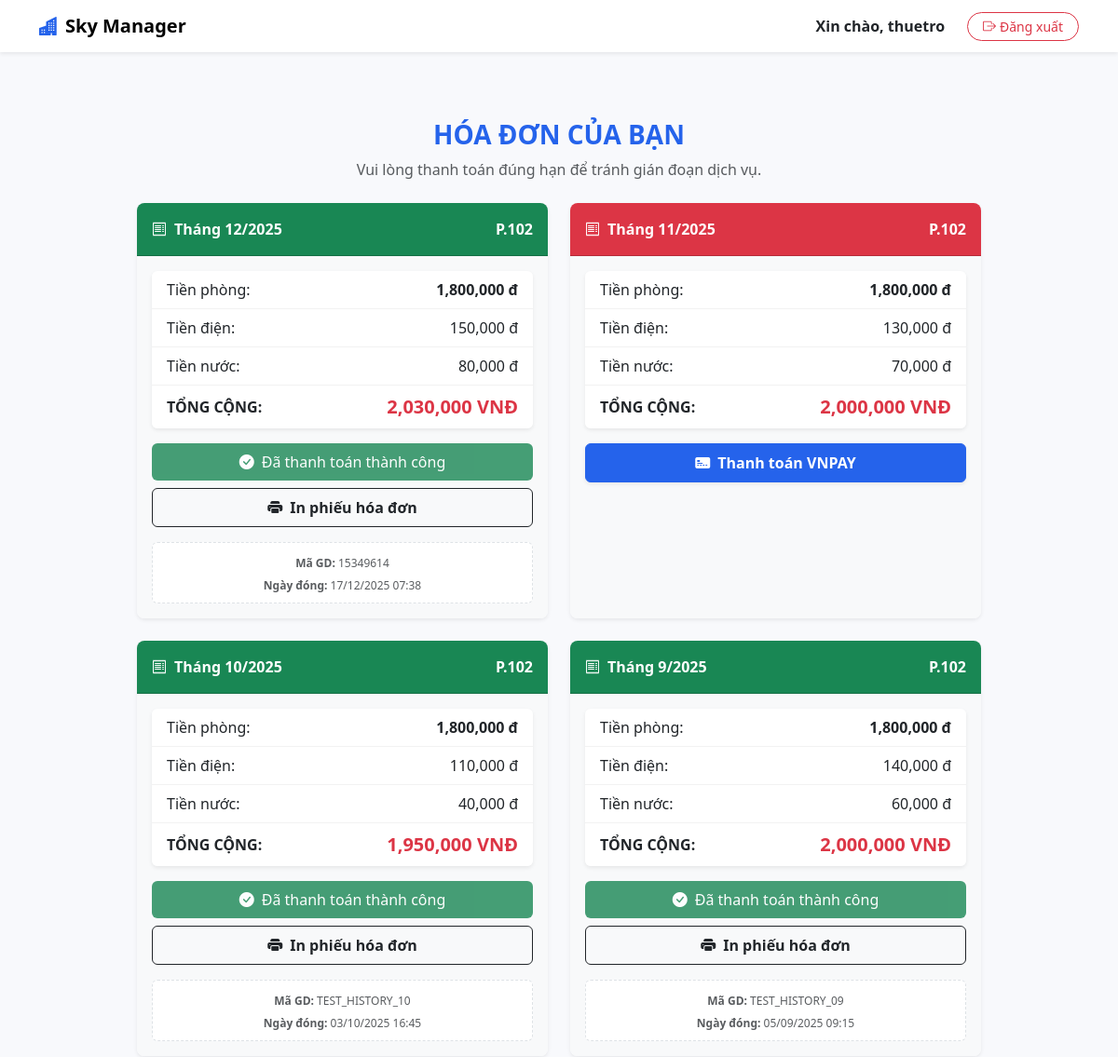
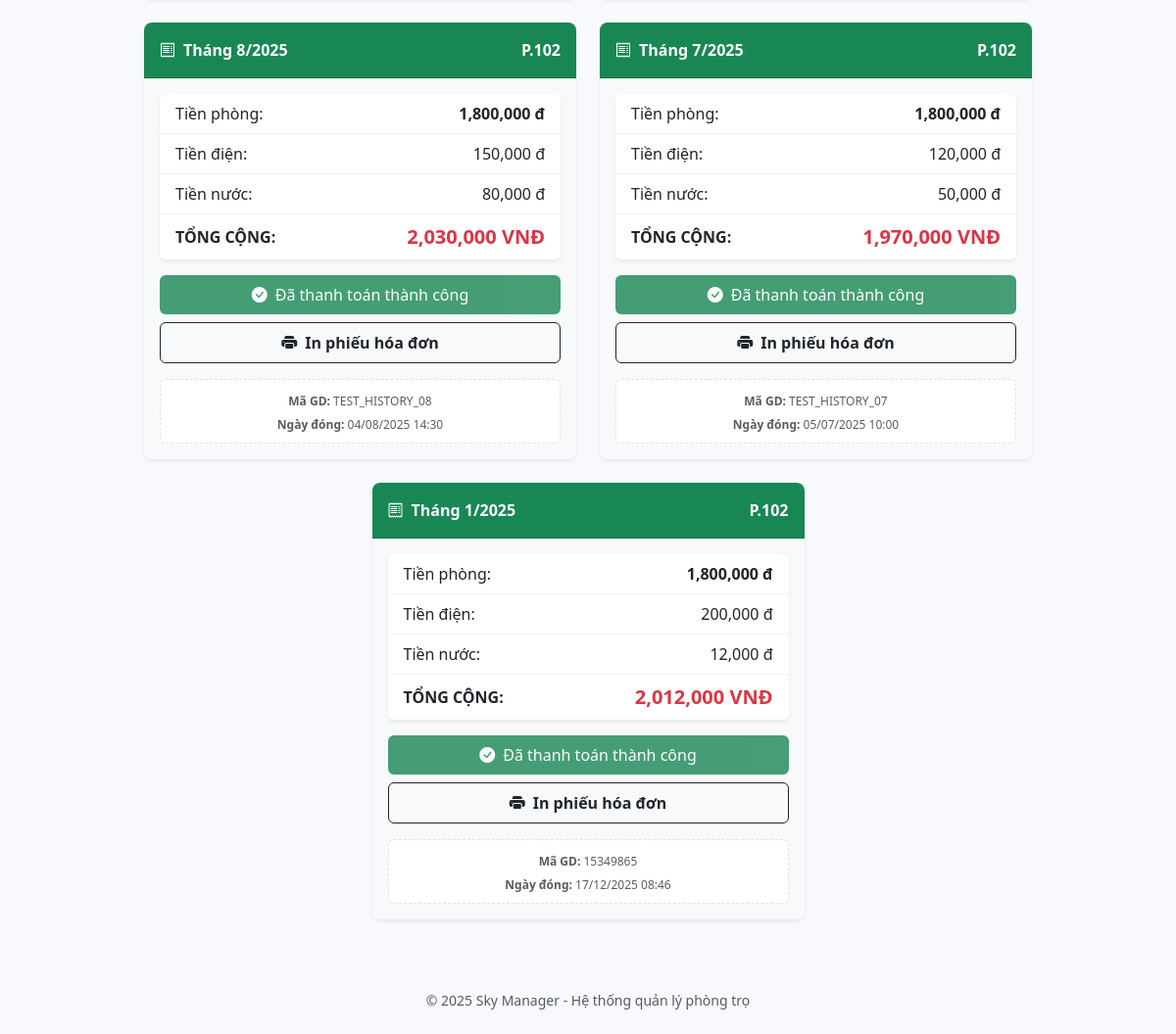
/index.php?page=hoadon (signed in), run on the app's committed database (2 pictures, top to bottom).
### tables this page shows
CREATE TABLE `hoadon` (
  `maHoaDon` int(11) NOT NULL,
  `maPhong` int(11) NOT NULL,
  `thang` int(2) NOT NULL,
  `nam` int(4) NOT NULL,
  `tienPhong` int(11) NOT NULL DEFAULT 0,
  `tienDien` int(11) NOT NULL DEFAULT 0,
  `tienNuoc` int(11) NOT NULL DEFAULT 0,
  `tongTien` int(11) NOT NULL DEFAULT 0,
  `trangThai` varchar(50) DEFAULT 'ChuaThanhToan',
  `maGiaoDichVNP` varchar(255) DEFAULT NULL,
  `ngayThanhToan` datetime DEFAULT NULL,
  `noiDung` text DEFAULT NULL
);

CREATE TABLE `phong` (
  `maPhong` int(11) NOT NULL,
  `soPhong` varchar(20) NOT NULL,
  `tenDay` varchar(50) DEFAULT 'A',
  `soNguoi` int(11) NOT NULL DEFAULT 0,
  `giaPhong` int(11) NOT NULL,
  `trangThai` varchar(20) NOT NULL,
  `maNguoiThue` int(11) DEFAULT NULL,
  `tienDien` int(11) NOT NULL DEFAULT 0,
  `tienNuoc` int(11) NOT NULL DEFAULT 0
);

### App/Controllers/cThanhToan.php (called while the page is built, shortened)
<?php
include_once('App/Models/mHoaDon.php');
class controlThanhToan {
    public function xemHoaDonCaNhan() {
        $m = new modelHoaDon();
        $dsHoaDon = $m->getHoaDonCuaNguoiDung($_SESSION['maNguoiDung']);
        include_once('App/Views/hoadon/dshoadon.php');
    }
}
?>

### App/Models/mHoaDon.php (called while the page is built, shortened)
<?php
class modelHoaDon {
    public function getHoaDonCuaNguoiDung($maNguoiDung) {
        $p = new clsKetNoi();
        $con = $p->moketnoi();
        $truyvan = "SELECT hd.*, p.soPhong, p.tenDay
                    FROM hoadon hd
                    JOIN phong p ON hd.maPhong = p.maPhong
                    WHERE p.maNguoiThue = '$maNguoiDung'
                    ORDER BY hd.nam DESC, hd.thang DESC";
        $kq = mysqli_query($con, $truyvan);
        return $kq;
    }
}
?>

### App/Views/hoadon/dshoadon.php (the view, shortened to what this page needs)
<div class="container mt-5 mb-5">
    <div class="text-center mb-4">
        <h3 class="fw-bold text-primary text-uppercase">Hóa Đơn Của Bạn</h3>
        <p class="text-muted">Vui lòng thanh toán đúng hạn để tránh gián đoạn dịch vụ.</p>
    </div>
    <div class="row justify-content-center">
        <?php
        if(isset($dsHoaDon) && mysqli_num_rows($dsHoaDon) > 0) {
            while($hd = mysqli_fetch_assoc($dsHoaDon)) {
        ?>
            <div class="col-md-6 col-lg-5 mb-4">
                <div class="card shadow-sm h-100 border-0 rounded-3 overflow-hidden">
                    <div class="card-header text-white fw-bold d-flex justify-content-between align-items-center py-3 <?php echo ($hd['trangThai']=='DaThanhToan') ? 'bg-success' : 'bg-danger'; ?>">
                        <span><i class="bi bi-receipt me-2"></i>Tháng <?php echo $hd['thang'].'/'.$hd['nam']; ?></span>
                        <span>P.<?php echo $hd['soPhong']; ?></span>
                    </div>
                    <div class="card-body bg-light">
                        <ul class="list-group list-group-flush mb-3 rounded shadow-sm">
                            <li class="list-group-item d-flex justify-content-between align-items-center">
                                <span>Tiền phòng:</span>
                                <strong><?php echo number_format($hd['tienPhong']); ?> đ</strong>
                            </li>
                            <li class="list-group-item d-flex justify-content-between align-items-center">
                                <span>Tiền điện:</span>
                                <span><?php echo number_format($hd['tienDien']); ?> đ</span>
                            </li>
                            <li class="list-group-item d-flex justify-content-between align-items-center">
                                <span>Tiền nước:</span>
                                <span><?php echo number_format($hd['tienNuoc']); ?> đ</span>
                            </li>
                            <li class="list-group-item d-flex justify-content-between align-items-center bg-white">
                                <span class="fw-bold text-uppercase">Tổng cộng:</span>
                                <span class="fw-bold fs-5 text-danger"><?php echo number_format($hd['tongTien']); ?> VNĐ</span>
                            </li>
                        </ul>
                        <div class="d-grid gap-2">
                            <?php if($hd['trangThai'] == 'ChuaThanhToan'): ?>
                                <a href="index.php?page=thanhtoan&id=<?php echo $hd['maHoaDon']; ?>" class="btn btn-primary fw-bold py-2 shadow-sm">
                                    <i class="bi bi-credit-card-2-front-fill me-2"></i>Thanh toán VNPAY
                                </a>
                            <?php else: ?>
                                <button class="btn btn-secondary py-2 border-0" disabled style="background-color: #198754; opacity: 0.8;">
                                    <i class="bi bi-check-circle-fill me-2"></i>Đã thanh toán thành công
                                </button>
                                <a href="index.php?page=inhoadon&id=<?php echo $hd['maHoaDon']; ?>" target="_blank" class="btn btn-outline-dark fw-bold py-2">
                                    <i class="bi bi-printer-fill me-2"></i>In phiếu hóa đơn
                                </a>
                                <div class="text-center mt-2 p-2 bg-white rounded border border-dashed">
                                    <small class="text-muted" style="font-size: 0.75rem;">
                                        <strong>Mã GD:</strong> <?php echo $hd['maGiaoDichVNP']; ?><br>
                                        <strong>Ngày đóng:</strong> <?php echo date('d/m/Y H:i', strtotime($hd['ngayThanhToan'])); ?>
                                    </small>
                                </div>
                            <?php endif; ?>
                        </div>
                    </div>
                </div>
            </div>
        <?php
            }
        }
        ?>
    </div>
</div>

### public/css/style.css (style rules this page uses)
:root { --na-primary: #2563eb; --na-primary-2: #1e40af; --na-accent: #f59e0b; --na-ink: #0f172a; --na-muted: #64748b; --na-bg: #f8fafc; --na-card: #ffffff; --na-success: #16a34a; --na-danger: #dc2626; --na-warning: #facc15; --na-border: #e5e7eb; --shadow-soft: 0 8px 24px rgba(0,0,0,.08); }
body { color:var(--na-ink); background:var(--na-bg) }
.btn-primary { --bs-btn-bg:var(--na-primary); --bs-btn-border-color:var(--na-primary); --bs-btn-hover-bg:var(--na-primary-2); --bs-btn-hover-border-color:var(--na-primary-2) }
.text-primary { color:var(--na-primary)!important }

### index.php (style rules this page uses)
body { background-color: #f8f9fc; }

### App/Views/hoadon/dshoadon.php (style rules this page uses)
.list-group-item { border-color: rgba(0,0,0,0.05); }
.card { transition: transform 0.3s; }
.border-dashed { border-style: dashed !important; }

### data on the page
hoadon: thang "12", nam "2025", maPhong.soPhong "102", tienPhong "1,800,000", tienDien "150,000", tienNuoc "80,000", tongTien "2,030,000", maGiaoDichVNP "15349614", ngayThanhToan "17/12/2025 07:38"
hoadon: thang "11", nam "2025", maPhong.soPhong "102", tienPhong "1,800,000", tienDien "130,000", tienNuoc "70,000", tongTien "2,000,000"
hoadon: thang "10", nam "2025", maPhong.soPhong "102", tienPhong "1,800,000", tienDien "110,000", tienNuoc "40,000", tongTien "1,950,000", maGiaoDichVNP "TEST_HISTORY_10", ngayThanhToan "03/10/2025 16:45"
hoadon: thang "9", nam "2025", maPhong.soPhong "102", tienPhong "1,800,000", tienDien "140,000", tienNuoc "60,000", tongTien "2,000,000", maGiaoDichVNP "TEST_HISTORY_09", ngayThanhToan "05/09/2025 09:15"
hoadon: thang "8", nam "2025", maPhong.soPhong "102", tienPhong "1,800,000", tienDien "150,000", tienNuoc "80,000", tongTien "2,030,000", maGiaoDichVNP "TEST_HISTORY_08", ngayThanhToan "04/08/2025 14:30"
hoadon: thang "7", nam "2025", maPhong.soPhong "102", tienPhong "1,800,000", tienDien "120,000", tienNuoc "50,000", tongTien "1,970,000", maGiaoDichVNP "TEST_HISTORY_07", ngayThanhToan "05/07/2025 10:00"
hoadon: thang "1", nam "2025", maPhong.soPhong "102", tienPhong "1,800,000", tienDien "200,000", tienNuoc "12,000", tongTien "2,012,000", maGiaoDichVNP "15349865", ngayThanhToan "17/12/2025 08:46"

### other printed values
$_SESSION['tenDangNhap'] "thuetro"
